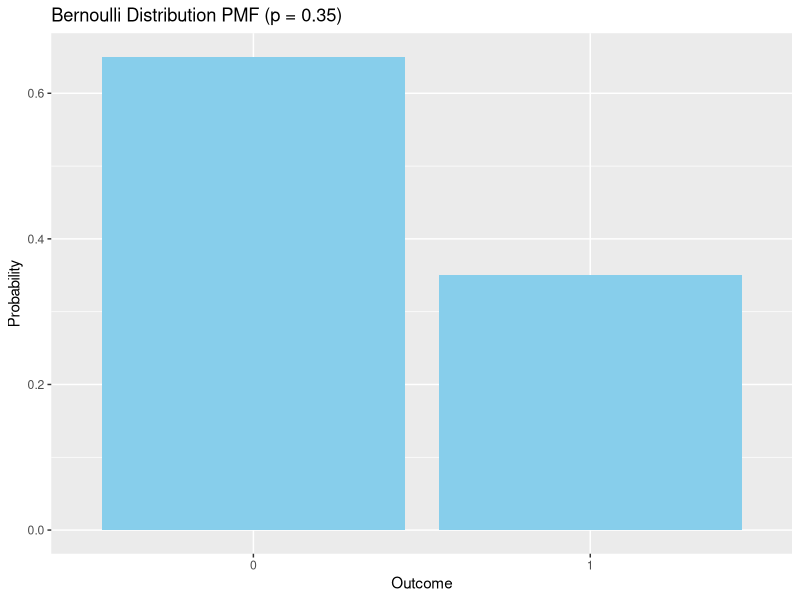
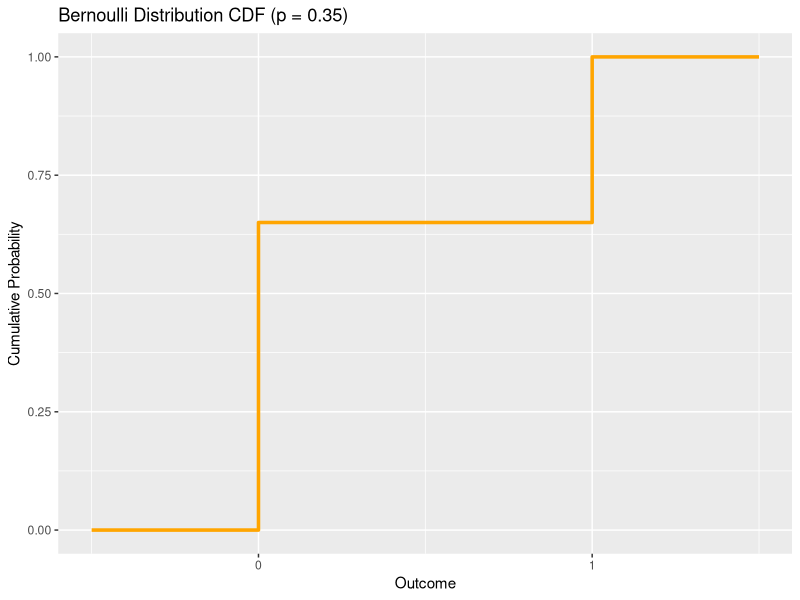
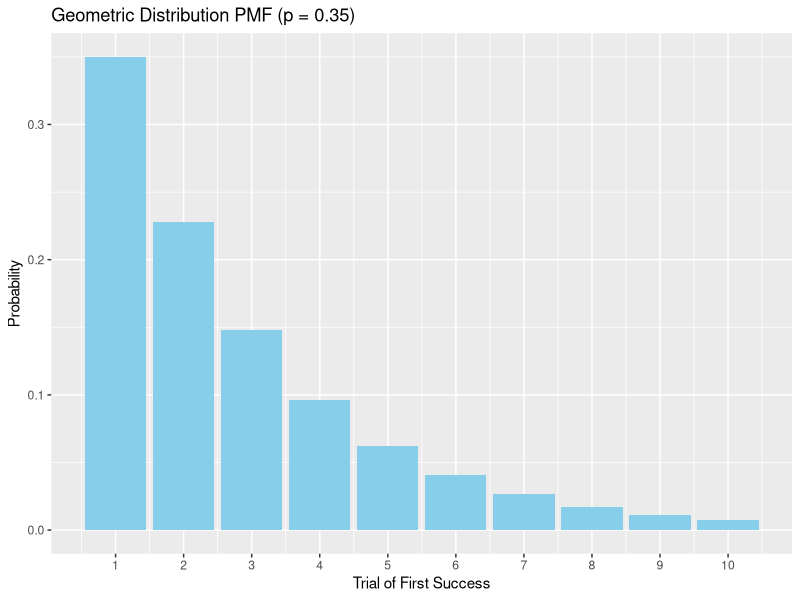
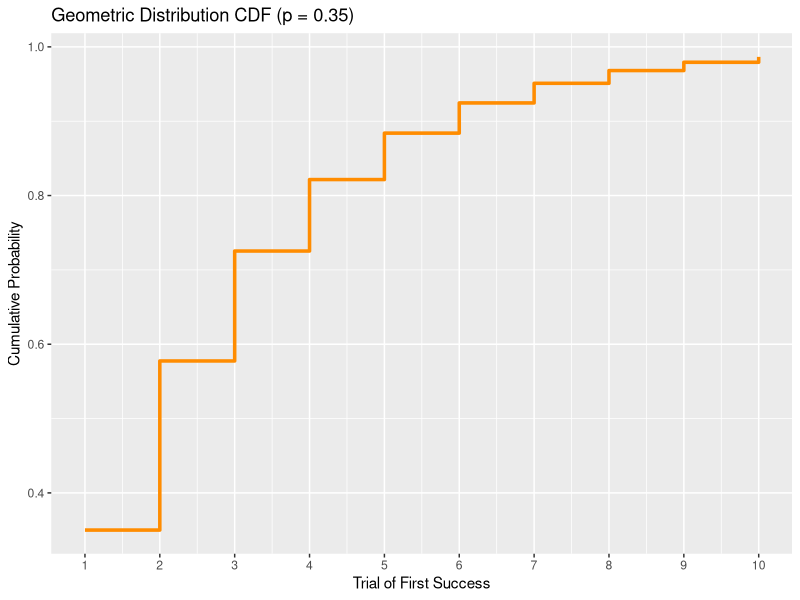

Generate these figures, in order, with R:
library(ggplot2)

# Parameters
p <- 0.35
n_max <- 10
outcomes <- 1:n_max

# Bernoulli PMF
bernoulli_pmf <- data.frame(
  outcome = c(0, 1),
  probabilities = c(1 - p, p)
) 
bern_pmf_plot <- ggplot(data = bernoulli_pmf, aes(x = factor(outcome), y = probabilities)) +
  geom_bar(stat = "identity", fill = "skyblue") +
  scale_x_discrete(breaks = c(0, 1)) +
  labs(title = "Bernoulli Distribution PMF (p = 0.35)",
       x = "Outcome",
       y = "Probability")
ggsave("Bernoulli_PMF.png", bern_pmf_plot, width = 4, height = 2.5, units = "in")

# Bernoulli CDF
bernoulli_cdf <- data.frame(
  outcome = c(-0.5, 0, 1, 1.5),
  cumulative = c(0, 1 - p, 1, 1)
)
bern_cdf_plot <- ggplot(data = bernoulli_cdf, aes(x = outcome, y = cumulative)) +
  geom_step(direction = "hv", size = 1.2, color = "orange") +
  scale_x_continuous(breaks = c(0, 1)) +
  labs(title = "Bernoulli Distribution CDF (p = 0.35)",
       x = "Outcome",
       y = "Cumulative Probability")  
ggsave("Bernoulli_CDF.png", bern_cdf_plot, width = 4, height = 2.5, units = "in")

# Geometric PMF
pmf <- dgeom(outcomes - 1, prob = p) # R's dgeom uses number of failures before first success
theoretical_pmf <- data.frame(outcomes, probabilities = pmf)

geom_pmf_plot <- ggplot(data = theoretical_pmf, aes(x = outcomes, y = probabilities)) +
  geom_bar(stat = "identity", fill = "skyblue") +
  scale_x_continuous(breaks = 1:n_max) +
  labs(title = "Geometric Distribution PMF (p = 0.35)",
       x = "Trial of First Success",
       y = "Probability")
ggsave("Geometric_PMF.png", geom_pmf_plot, width = 4, height = 2.5, units = "in")

# Geometric CDF
cdf <- pgeom(outcomes - 1, prob = p)
theoretical_cdf <- data.frame(outcomes, cumulative = cdf)

geom_cdf_plot <- ggplot(data = theoretical_cdf, aes(x = outcomes, y = cumulative)) +
  geom_step(direction = "hv", size = 1.2, color = "darkorange") +
  scale_x_continuous(breaks = 1:n_max) +
  labs(title = "Geometric Distribution CDF (p = 0.35)",
       x = "Trial of First Success",
       y = "Cumulative Probability")
ggsave("Geometric_CDF.png", geom_cdf_plot, width = 4, height = 2.5, units = "in")